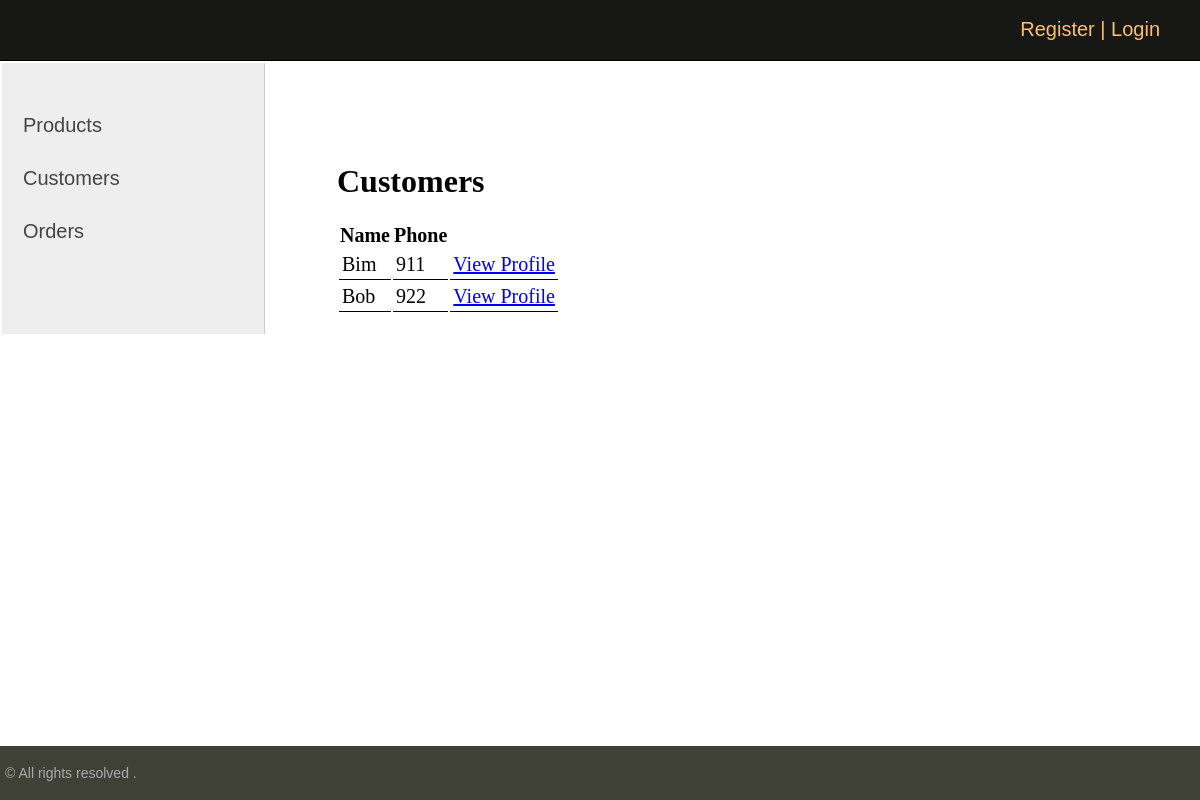
Page /crm/customers/ on the committed database.
### crm/models.py (models this page shows, shortened)
class Customer(models.Model):
    name = models.CharField(max_length=200, null=True)
    phone = models.CharField(max_length=200, null=True)
    email = models.CharField(max_length=200, null=True)
    description = models.CharField(max_length=200, null=True, blank=True)
    profile_pic = models.ImageField(default='ekta dd.jpg', null=True, blank=True)
    date_created = models.DateTimeField(auto_now_add=True, null=True)

### crm/views.py (the view)
# urls.py: path('customers/', ShowCustomers.as_view(), name='show-customers'),
class ShowCustomers(DataMixin, ListView):
    template_name = 'crm/customers_list.html'
    model = Customer
    context_object_name = 'customers'
    def get_context_data(self, *, object_list=None, **kwargs):
        context = super().get_context_data(**kwargs)
        c_def = self.get_user_context(title='Customers')
        return dict(list(context.items()) + list(c_def.items()))

### crm/utils.py (called while the page is built)
    def get_user_context(self, **kwargs):
        context = kwargs
        user_menu = menu.copy()
        if not self.request.user.is_authenticated:
            user_menu.pop(1)
        context['menu'] = user_menu
        return context

### crm/templates/crm/customers_list.html
{% extends 'crm/base.html' %}
{% block content %}
<h1>{{title}}</h1>
<div class="list-elements">
<table class="table">
						<tr>
							<th>Name</th>
							<th>Phone</th>
							<th></th>
						</tr>
		{% for customer in customers %}
					<tr>
						<td>{{customer.name}}</td>
						<td>{{customer.phone}}</td>
						<td><a class="btn btn-info" href={% url 'customer-detail' customer.id %}>View Profile</a></td>
					</tr>
		{% endfor %}
</table>
</div>
{%endblock%}

### crm/static/crm/css/styles.css (style rules this page uses)
html, body { font-family: 'Arial'; margin: 0; padding: 0px; height: 100%; width: 100%; color: rgb(215, 212, 212); }
.list-elements { border-spacing: 10px; width: 600px; }
.list-elements td { padding: 3px; border-bottom: 1px solid #000; }
.table-page tr { height: 100%; }
.content-text h1 { font-size: 32px; }

### rows in the picture
Customer: name "Bim", phone "911"
Customer: name "Bob", phone "922"

### other values in the picture
{{ title }} "Customers"
